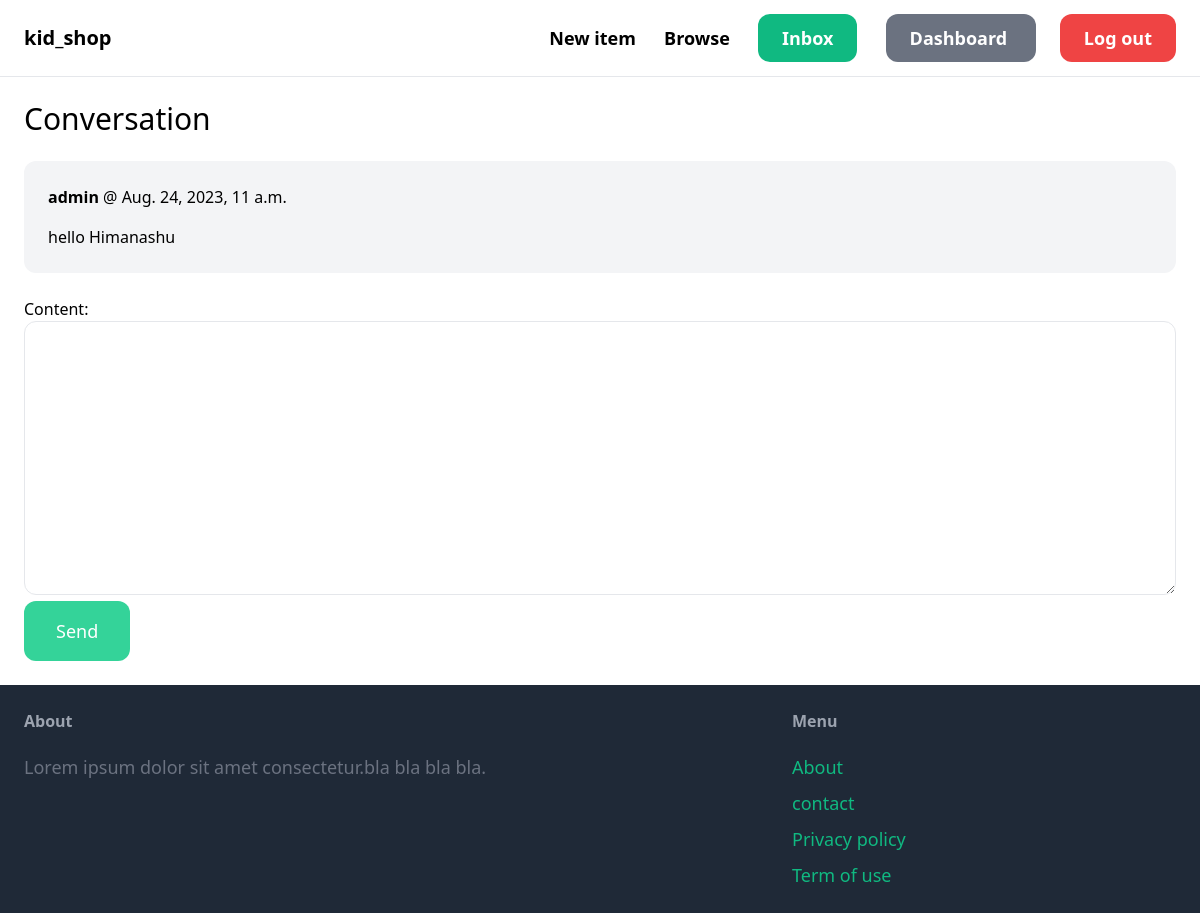
The app's page /inbox/8/ (signed in), older data.
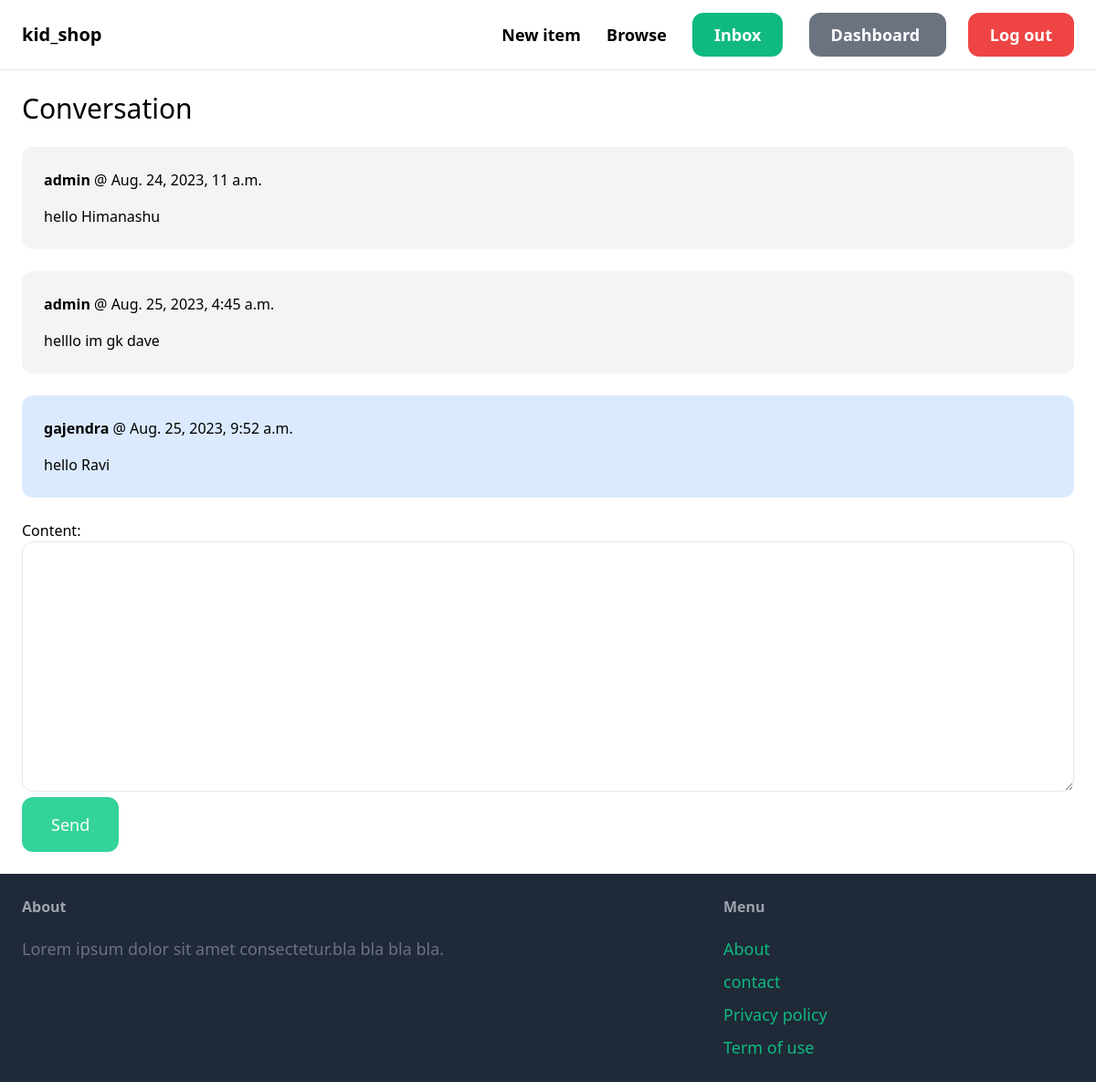
The same page, newer data.
### conversation/models.py (models this page shows)
class ConversationMessage(models.Model):
    conversation = models.ForeignKey(Conversation,related_name='messages',on_delete=models.CASCADE)
    content = models.TextField()
    created_at = models.DateTimeField(auto_now_add=True)
    created_by = models.ForeignKey(User,related_name='created_messages',on_delete=models.CASCADE)

### conversation/views.py (the view)
# urls.py: path('<int:pk>/',views.detail, name='detail'),
@login_required
def detail(request,pk):
    conversation = Conversation.objects.filter(members__in=[request.user.id]).get(pk=pk)
    if request.method == 'POST':
        form = ConversationMessageForm(request.POST)
        if form.is_valid():
            conversation_message = form.save(commit=False)
            conversation_message.conversation = conversation
            conversation_message.created_by = request.user
            conversation_message.save()
            conversation.save()
            return redirect('conversation:detail',pk=pk)
    else:
        form = ConversationMessageForm()
    return render(request,'conversation/detail.html',{
        'conversation':conversation,
        'form':form
    })

### conversation/forms.py
class ConversationMessageForm(forms.ModelForm):
    class Meta:
        model = ConversationMessage
        fields = ('content',)
        widgets = {
            'content': forms.Textarea(attrs={
                'class': 'w-full py-4 px-6 rounded-xl border'
            })
        }

### conversation/templates/conversation/detail.html (shortened to what this page needs)
{% extends 'core/base.html' %}
{% block content %}
<h1 class="mb-6 text-3xl">
    Conversation
</h1>
<div class="space-y-6">
    {% for message in conversation.messages.all  %}
        <div class="p-6 flex {% if message.created_by == request.user %}bg-blue-100  {% else %} bg-gray-100 {% endif %}rounded-xl">
           <div>
                <p class="mb-4">
                    <strong>{{ message.created_by.username }}</strong> @ {{ message.created_at }}
                </p>
                <p>{{ message.content }}</p>
           </div>
        </div>
    {% endfor %}
</div>
<form action="." method="post" class="mt-6">
    {{form.as_p}}
    <button class="py-4 px-8 text-lg bg-green-400 hover:bg-green-700 rounded-xl text-white">Send</button>
</form>
{% endblock content %}

Row changes from the older to the newer data that the page shows:
added ConversationMessage: created_by.username "admin", created_at "Aug. 25, 2023, 4:45 a.m.", content "helllo im gk dave"
added ConversationMessage: created_by.username "gajendra", created_at "Aug. 25, 2023, 9:52 a.m.", content "hello Ravi"
